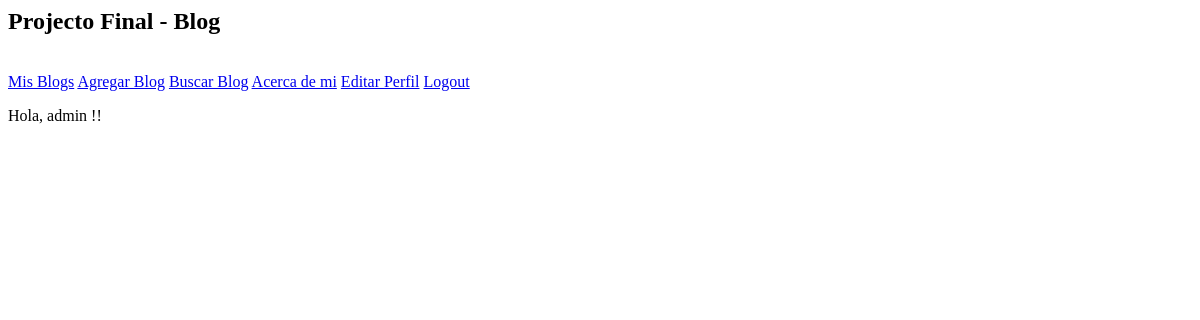
The page /Blog/blogs-list/ (signed in) on the database as committed earlier.
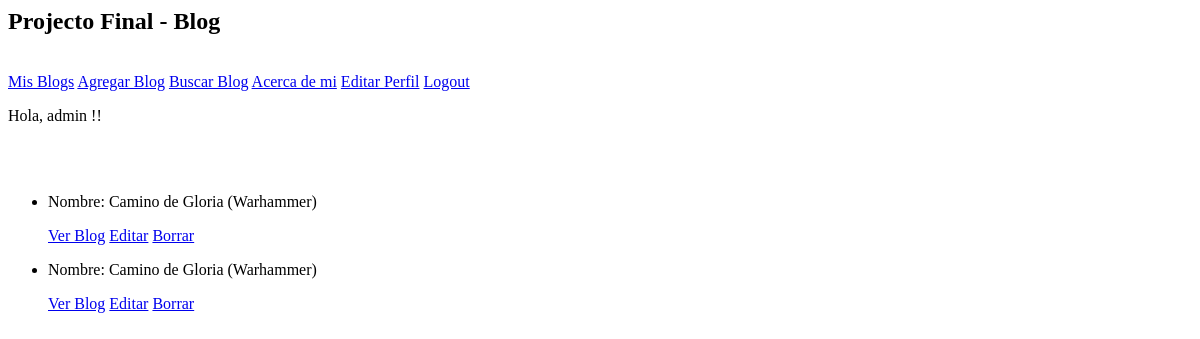
The same page on the database as committed later.
### Blog/models.py (models this page shows, shortened)
class Blog(models.Model):
    nombre = models.CharField(max_length=50)
    tema = models.CharField(max_length=50)
    fecha = models.DateField(null=True)

### Blog/views.py (the view)
# urls.py: path("blogs-list/", BlogsList.as_view(), name="BlogList"),
class BlogsList(LoginRequiredMixin, ListView):
    model = Blog
    template_name = "Blog/blogs-list.html"

### Blog/templates/Blog/blogs-list.html
{% extends "Blog/madre.html" %}
{% load static %}
{% block inserte_aqui_su_contenido %}
<ul>
    {% for Blog in object_list %}
    <li>
        <p>Nombre: {{ Blog.nombre }} ({{ Blog.tema }})</p>
        <p>
            <a href="{% url 'BlogDetail' Blog.id %}">Ver Blog</a>
            <a href="{% url 'BlogUpdate' Blog.id %}">Editar</a>
            <a href="{% url 'BlogDelete' Blog.id %}">Borrar</a>
        </p>
    </li>
    {% endfor %}
</ul>
{% endblock %}

Rows that differ between the two databases and show on the page:
added Blog: nombre "Camino de Gloria", tema "Warhammer"
added Blog: nombre "Camino de Gloria", tema "Warhammer"
